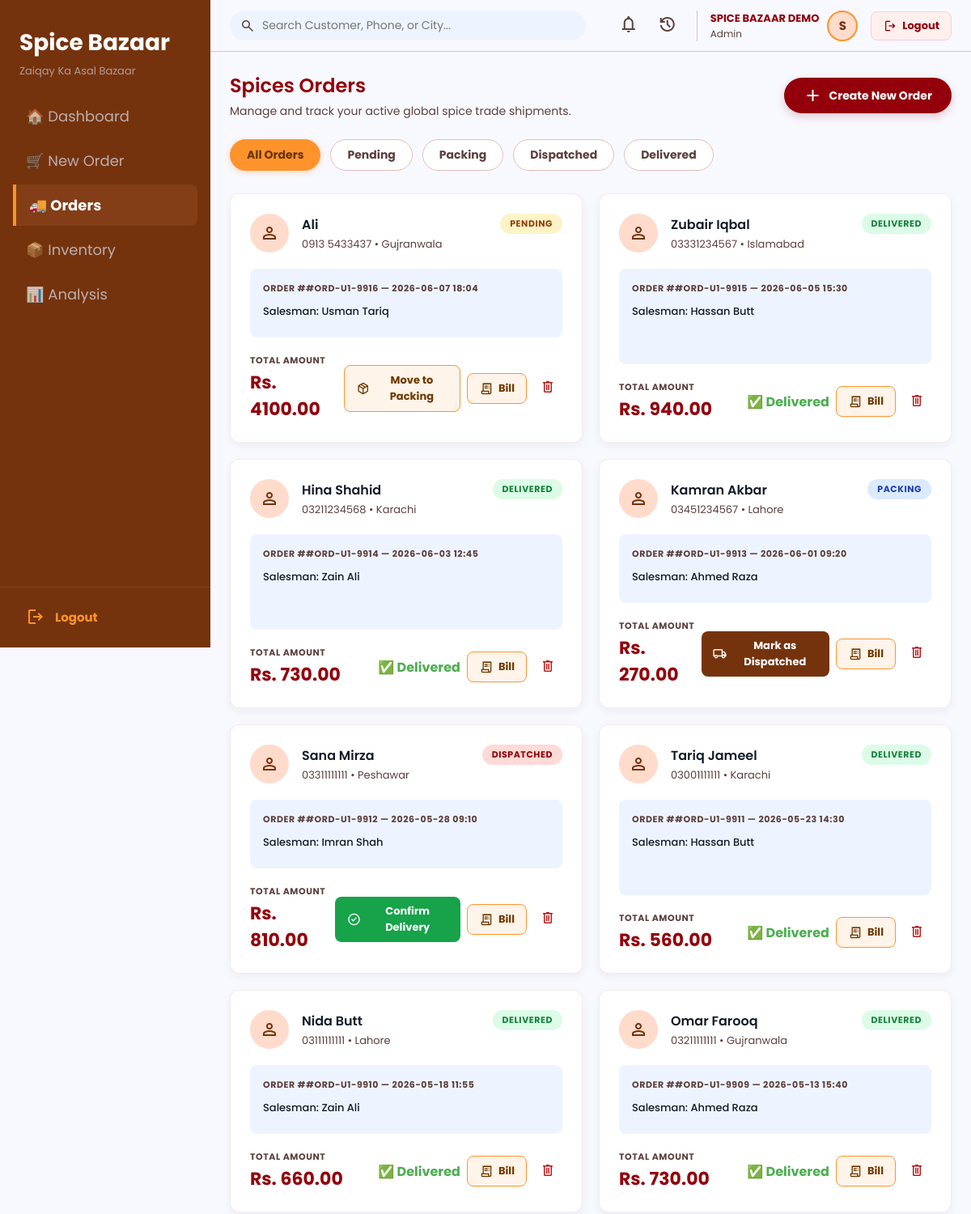
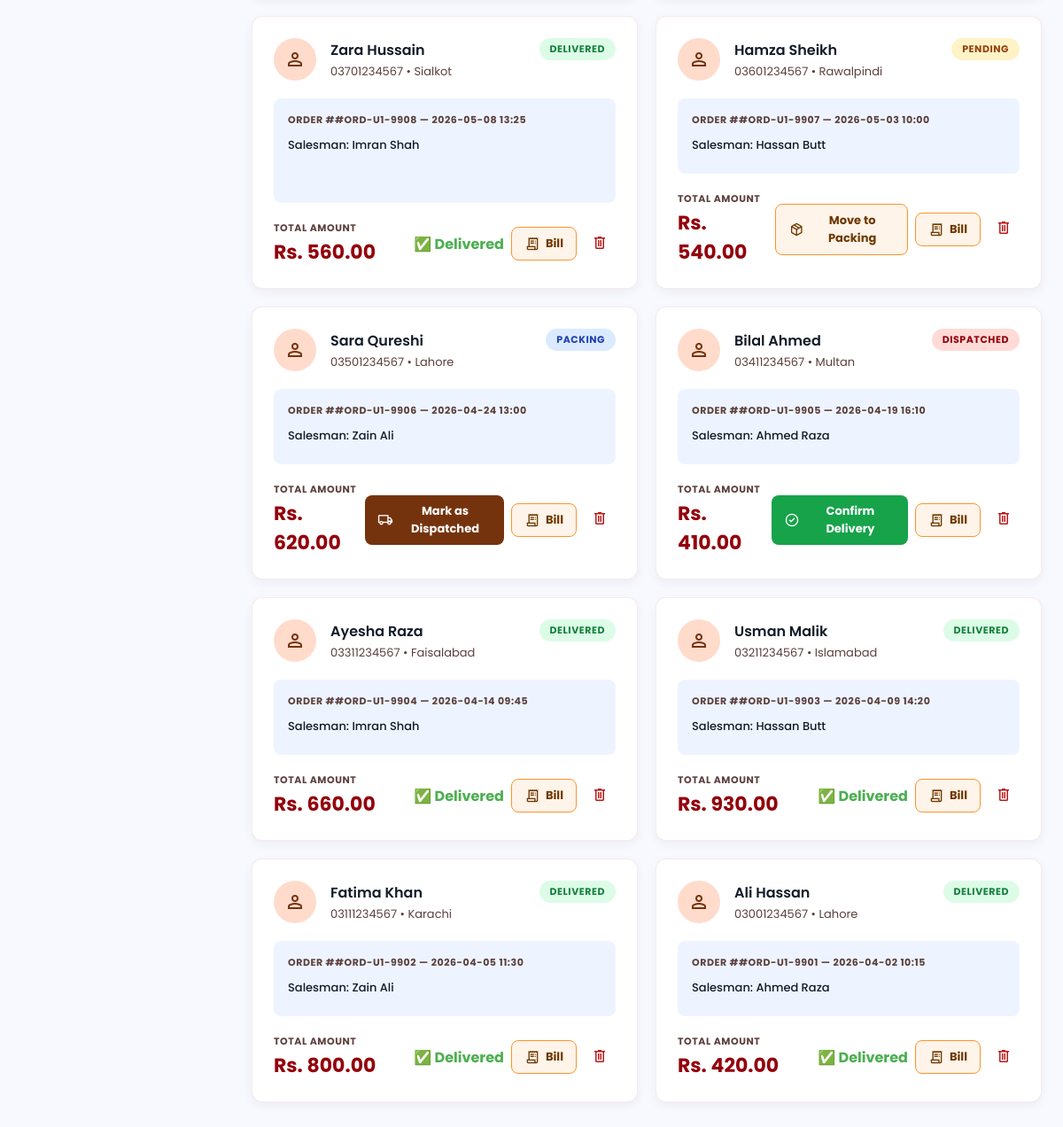
/orders (signed in), run on the app's committed database (2 pictures, top to bottom).
### tables this page shows
CREATE TABLE orders (
            id INTEGER PRIMARY KEY AUTOINCREMENT,
            user_id INTEGER NOT NULL,
            order_number TEXT UNIQUE,
            customer_name TEXT,
            phone TEXT,
            city TEXT,
            salesman TEXT,
            total_amount REAL DEFAULT 0,
            status TEXT DEFAULT 'Pending',
            created_at TEXT DEFAULT CURRENT_TIMESTAMP,
            FOREIGN KEY(user_id) REFERENCES users(id)
        );

### app.py (the view)
@app.route("/orders")
@login_required
def orders():
    conn   = get_db()
    class ORow:
        def __init__(self, d):
            self.__dict__.update(d)
    raw = conn.execute("SELECT * FROM orders WHERE user_id=? ORDER BY id DESC", (uid(),)).fetchall()
    orders = []
    for r in raw:
        d = dict(r)
        d['display_time'] = d['created_at'][:16] if d.get('created_at') else ''
        orders.append(ORow(d))
    conn.close()
    return render_template("order.html", orders=orders)

### app.py (called while the page is built)
def get_db():
    conn = sqlite3.connect(DB)
    conn.row_factory = sqlite3.Row
    return conn

def login_required(f):
    @wraps(f)
    def decorated(*args, **kwargs):
        if 'user_id' not in session:
            flash('Please login to access Spice Bazaar.', 'error')
            return redirect(url_for('login'))
        return f(*args, **kwargs)
    return decorated

def uid():
    return session['user_id']

### templates/order.html (shortened to what this page needs)
<!DOCTYPE html>
<html lang="en">
<head>
</head>
<body>
  <aside class="sidebar">
    <div class="sidebar-logo">
      <h1>Spice Bazaar</h1>
      <p>Zaiqay Ka Asal Bazaar</p>
    </div>
    <nav>
      <a href="{{ url_for('dashboard') }}" class="nav-link">
        🏠 Dashboard
      </a>
      <a href="{{ url_for('new_order') }}" class="nav-link">
        🛒 New Order
      </a>
      <a href="{{ url_for('orders') }}" class="nav-link active">
        🚚 Orders
      </a>
      <a href="{{ url_for('inventory') }}" class="nav-link">
        📦 Inventory
      </a>
      <a href="{{ url_for('analysis') }}" class="nav-link">
        📊 Analysis
      </a>
    </nav>
        <div class="sidebar-bottom">
        <a href="/logout" class="sidebar-bottom-link" style="color:#fe932c;font-weight:700;">
            <span class="material-symbols-outlined">logout</span> Logout
        </a>
    </div>
  </aside>
  <header class="topbar">
    <div class="search-box">
      <span class="material-symbols-outlined">search</span>
      <input type="text" id="order-search" placeholder="Search Customer, Phone, or City..." oninput="filterOrders()" />
    </div>
    <div class="topbar-right">
      <button class="icon-btn"><span class="material-symbols-outlined">notifications</span></button>
      <button class="icon-btn"><span class="material-symbols-outlined">history</span></button>
      <div style="display:flex;align-items:center;gap:10px;padding-left:16px;border-left:1px solid #e4beb9;margin-left:8px;">
        <div><div style="font-size:13px;font-weight:700;color:#93000b;text-transform:uppercase;">{{ session.get('full_name','Admin') }}</div>
        <div style="font-size:12px;color:#5b403d;">{{ session.get('role','Admin') }}</div></div>
        <div style="width:38px;height:38px;border-radius:50%;background-color:#ffdbcc;border:2px solid #fe932c;display:flex;align-items:center;justify-content:center;font-weight:700;color:#75330d;font-size:15px;">{{ session.get('full_name','A')[:1].upper() }}</div>
      </div>
      <a href="{{ url_for('logout') }}" style="display:flex;align-items:center;gap:6px;padding:7px 14px;background:#fff0ee;border:1.5px solid #ffcdd2;border-radius:8px;color:#93000b;font-size:13px;font-weight:700;text-decoration:none;margin-left:8px;">
        <span class="material-symbols-outlined" style="font-size:18px;">logout</span> Logout
      </a>
    </div>
  </header>
  <main class="main">
    <div class="page-header">
      <div>
        <h2> Spices Orders</h2>
        <p>Manage and track your active global spice trade shipments.</p>
      </div>
      <a href="{{ url_for('new_order') }}" class="new-order-btn" style="text-decoration:none;">
        <span class="material-symbols-outlined">add</span>
        Create New Order
      </a>
    </div>
    <div class="filter-chips">
      <button class="chip active">All Orders</button>
      <button class="chip">Pending</button>
      <button class="chip">Packing</button>
      <button class="chip">Dispatched</button>
      <button class="chip">Delivered</button>
    </div>
    <div class="orders-grid">
      {% for o in orders %}
      <div class="order-card" data-name="{{ o.customer_name|lower }}" data-phone="{{ o.phone }}" data-city="{{ o.city|lower }}" data-status="{{ o.status|lower }}">
        <div class="card-top">
          <div class="customer-info">
            <div class="customer-icon orange">
              <span class="material-symbols-outlined">person</span>
            </div>
            <div>
              <div class="customer-name">{{ o.customer_name }}</div>
              <div class="customer-contact">{{ o.phone }} • {{ o.city }}</div>
            </div>
          </div>
          <span class="status-badge status-{{ o.status.lower() }}">{{ o.status }}</span>
        </div>
        <div class="items-box">
          <div class="items-label">Order #{{ o.order_number }} — {{ o.display_time[:16] if o.display_time else "" }}</div>
          {% if o.salesman %}
          <div class="item-row"><span>Salesman: {{ o.salesman }}</span></div>
          {% endif %}
        </div>
        <div class="card-bottom">
          <div>
            <div class="total-label">Total Amount</div>
            <div class="total-amount">Rs. {{ "%.2f"|format(o.total_amount) }}</div>
          </div>
          <div class="card-actions">
            {% if o.status == "Pending" %}
            <form method="POST" action="/orders/update-status" style="display:inline;">
              <button type="submit" class="btn-orange">
                <span class="material-symbols-outlined" style="font-size:18px;">package_2</span>
                Move to Packing
              </button>
            </form>
            {% elif o.status == "Packing" %}
            <form method="POST" action="/orders/update-status" style="display:inline;">
              <button type="submit" class="btn-brown">
                <span class="material-symbols-outlined" style="font-size:18px;">local_shipping</span>
                Mark as Dispatched
              </button>
            </form>
            {% elif o.status == "Dispatched" %}
            <form method="POST" action="/orders/update-status" style="display:inline;">
              <button type="submit" class="btn-green">
                <span class="material-symbols-outlined" style="font-size:18px;">check_circle</span>
                Confirm Delivery
              </button>
            </form>
            {% else %}
            <span style="color:#4caf50;font-weight:bold;">✅ Delivered</span>
            {% endif %}
            <a href="/orders/bill/{{ o.id }}" class="btn-orange" style="text-decoration:none;" title="View Bill" target="_blank">
              <span class="material-symbols-outlined" style="font-size:18px;">receipt_long</span>
              Bill
            </a>
            <form method="POST" action="/orders/delete" style="display:inline;" onsubmit="return confirm('Delete order #{{ o.order_number }}? This cannot be undone.');">
              <button type="submit" class="btn-delete" title="Delete Order">
                <span class="material-symbols-outlined" style="font-size:20px;">delete</span>
              </button>
            </form>
          </div>
        </div>
      </div>
      {% else %}
      <div style="grid-column:1/-1;text-align:center;padding:60px;color:#999;">
        <p style="font-size:40px;margin-bottom:12px;">📦</p>
        <p>No orders yet. <a href="{{ url_for('new_order') }}" style="color:#93000b;font-weight:bold;">Create one →</a></p>
      </div>
      {% endfor %}
    </div>
  </main>
</body>
</html>

### data on the page
orders: customer_name "Ali", phone "0913 5433437", city "Gujranwala", status "PENDING", order_number "#ORD-U1-9916", created_at "2026-06-07 18:04", salesman "Usman Tariq", total_amount "4100.00"
orders: customer_name "Zubair Iqbal", phone "03331234567", city "Islamabad", status "DELIVERED", order_number "#ORD-U1-9915", created_at "2026-06-05 15:30", salesman "Hassan Butt", total_amount "940.00", shows "✅ Delivered"
orders: customer_name "Hina Shahid", phone "03211234568", city "Karachi", status "DELIVERED", order_number "#ORD-U1-9914", created_at "2026-06-03 12:45", salesman "Zain Ali", total_amount "730.00", shows "✅ Delivered"
orders: customer_name "Kamran Akbar", phone "03451234567", city "Lahore", status "PACKING", order_number "#ORD-U1-9913", created_at "2026-06-01 09:20", salesman "Ahmed Raza", total_amount "270.00"
orders: customer_name "Sana Mirza", phone "03311111111", city "Peshawar", status "DISPATCHED", order_number "#ORD-U1-9912", created_at "2026-05-28 09:10", salesman "Imran Shah", total_amount "810.00"
orders: customer_name "Tariq Jameel", phone "03001111111", city "Karachi", status "DELIVERED", order_number "#ORD-U1-9911", created_at "2026-05-23 14:30", salesman "Hassan Butt", total_amount "560.00", shows "✅ Delivered"
orders: customer_name "Nida Butt", phone "03111111111", city "Lahore", status "DELIVERED", order_number "#ORD-U1-9910", created_at "2026-05-18 11:55", salesman "Zain Ali", total_amount "660.00", shows "✅ Delivered"
orders: customer_name "Omar Farooq", phone "03211111111", city "Gujranwala", status "DELIVERED", order_number "#ORD-U1-9909", created_at "2026-05-13 15:40", salesman "Ahmed Raza", total_amount "730.00", shows "✅ Delivered"
orders: customer_name "Zara Hussain", phone "03701234567", city "Sialkot", status "DELIVERED", order_number "#ORD-U1-9908", created_at "2026-05-08 13:25", salesman "Imran Shah", total_amount "560.00", shows "✅ Delivered"
orders: customer_name "Hamza Sheikh", phone "03601234567", city "Rawalpindi", status "PENDING", order_number "#ORD-U1-9907", created_at "2026-05-03 10:00", salesman "Hassan Butt", total_amount "540.00"
orders: customer_name "Sara Qureshi", phone "03501234567", city "Lahore", status "PACKING", order_number "#ORD-U1-9906", created_at "2026-04-24 13:00", salesman "Zain Ali", total_amount "620.00"
orders: customer_name "Bilal Ahmed", phone "03411234567", city "Multan", status "DISPATCHED", order_number "#ORD-U1-9905", created_at "2026-04-19 16:10", salesman "Ahmed Raza", total_amount "410.00"
orders: customer_name "Ayesha Raza", phone "03311234567", city "Faisalabad", status "DELIVERED", order_number "#ORD-U1-9904", created_at "2026-04-14 09:45", salesman "Imran Shah", total_amount "660.00", shows "✅ Delivered"
orders: customer_name "Usman Malik", phone "03211234567", city "Islamabad", status "DELIVERED", order_number "#ORD-U1-9903", created_at "2026-04-09 14:20", salesman "Hassan Butt", total_amount "930.00", shows "✅ Delivered"
orders: customer_name "Fatima Khan", phone "03111234567", city "Karachi", status "DELIVERED", order_number "#ORD-U1-9902", created_at "2026-04-05 11:30", salesman "Zain Ali", total_amount "800.00", shows "✅ Delivered"
orders: customer_name "Ali Hassan", phone "03001234567", city "Lahore", status "DELIVERED", order_number "#ORD-U1-9901", created_at "2026-04-02 10:15", salesman "Ahmed Raza", total_amount "420.00", shows "✅ Delivered"

### other printed values
{{ session.get('full_name','Admin') }} "SPICE BAZAAR DEMO"
{{ session.get('role','Admin') }} "Admin"
{{ session.get('full_name','A')[:1].upper() }} "S"
